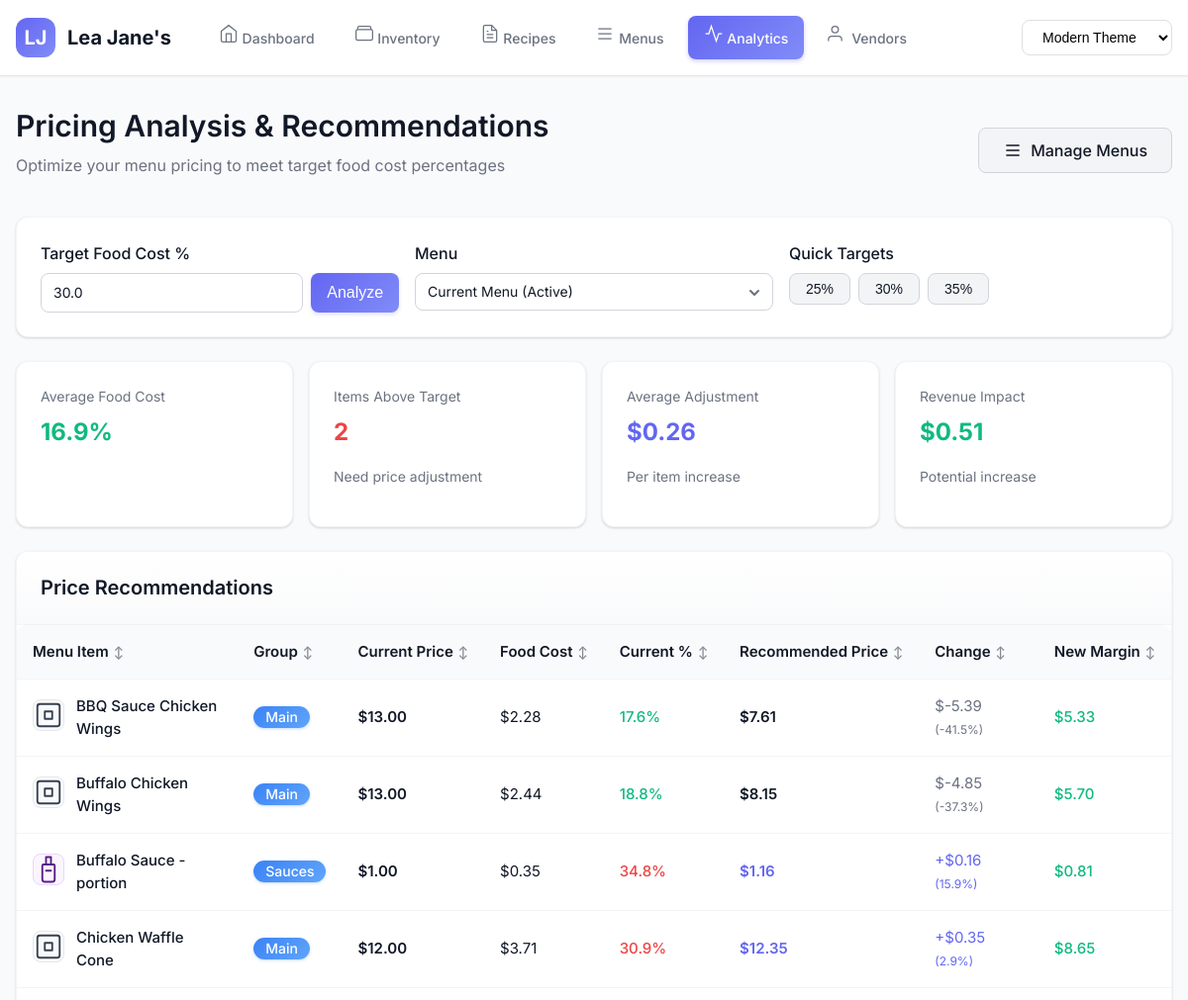
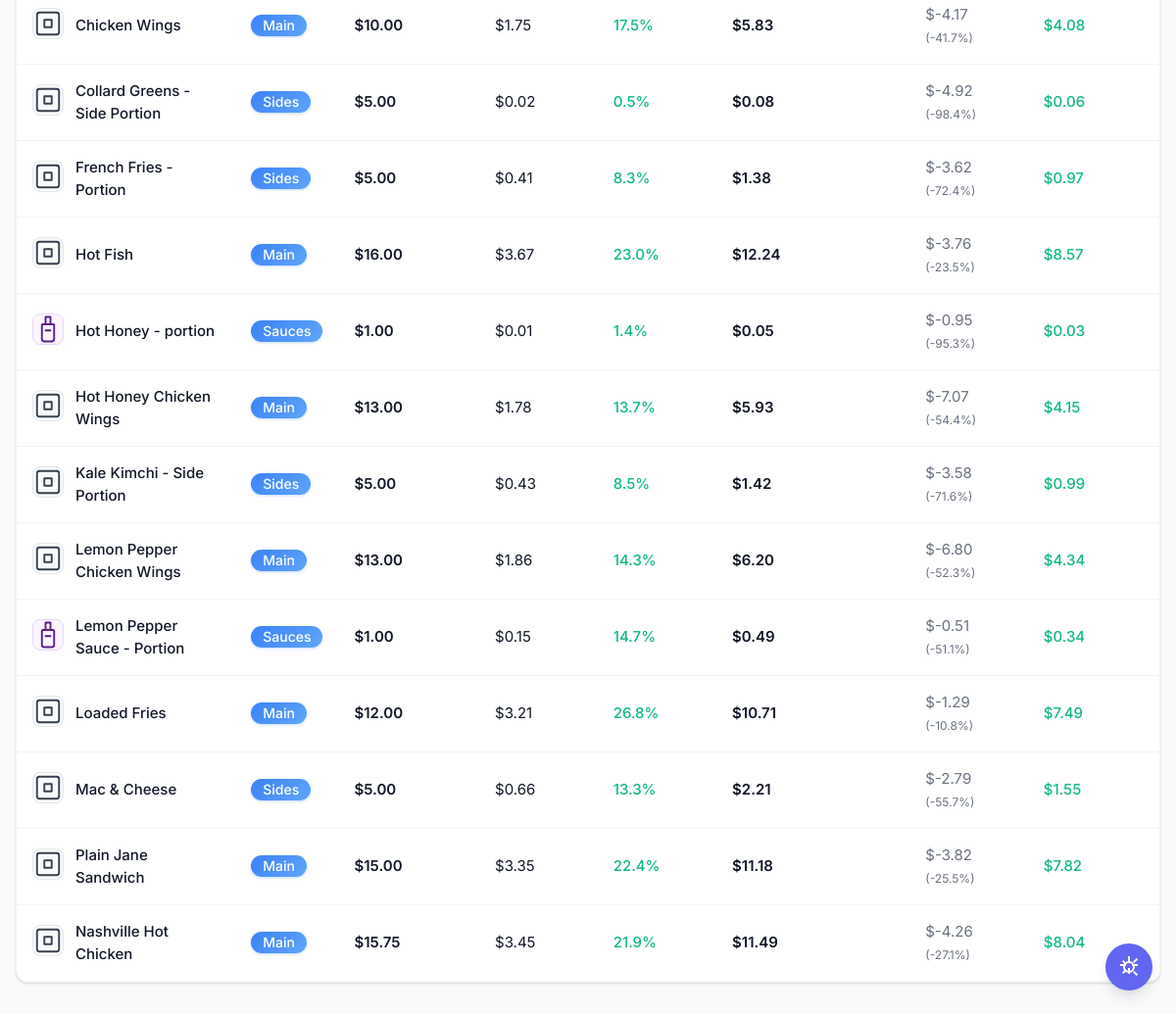
The page /pricing-analysis on the database its author committed (2 pictures, top to bottom).
### tables this page shows
CREATE TABLE "menu_items_actual" (
    menu_item_id INTEGER PRIMARY KEY AUTOINCREMENT,
    item_name TEXT NOT NULL,
    recipe_id INTEGER NOT NULL, -- REMOVED UNIQUE constraint
    
    -- Menu Organization
    menu_category TEXT NOT NULL,
    menu_subcategory TEXT,
    description TEXT,
    
    -- Customer-Facing Information
    allergen_warnings TEXT,
    dietary_tags TEXT,
    
    -- Pricing & Availability
    current_price REAL,
    is_available BOOLEAN DEFAULT TRUE,
    sort_order INTEGER DEFAULT 0,
    
    -- Audit
    created_at TIMESTAMP DEFAULT CURRENT_TIMESTAMP,
    updated_at TIMESTAMP DEFAULT CURRENT_TIMESTAMP,
    migrated_from_old_id INTEGER,
    version_id INTEGER DEFAULT 1,
    
    FOREIGN KEY (recipe_id) REFERENCES recipes_actual(recipe_id) ON DELETE RESTRICT
);

CREATE TABLE "recipes_actual" (
    recipe_id INTEGER PRIMARY KEY AUTOINCREMENT,
    recipe_name TEXT NOT NULL UNIQUE,
    
    -- Toast POS Classification (from XtraChef exports)
    recipe_type TEXT NOT NULL CHECK (recipe_type IN ('Recipe', 'PrepRecipe')),
    recipe_group TEXT NOT NULL, -- Main, Sides, Sauces, Ingredient
    status TEXT DEFAULT 'Draft' CHECK (status IN ('Draft', 'Complete', 'Active', 'Retired')),
    
    -- PDF Recipe Header Information
    serving_size REAL,
    serving_unit TEXT,
    prep_time_minutes INTEGER,
    cook_time_minutes INTEGER,
    station TEXT,
    
    -- Yield Information (for prep recipes only)
    batch_yield REAL, -- 10 lb, 50 portions, 4 gallons
    batch_yield_unit TEXT,
    portions_per_batch INTEGER,
    
    -- Cost Information (calculated, not input)
    food_cost REAL DEFAULT 0,
    labor_cost REAL DEFAULT 0,
    
    -- Menu Pricing (only for final recipes, NULL for prep recipes)
    menu_price REAL,
    target_food_cost_percent REAL DEFAULT 30,
    
    -- Additional Recipe Information
    instructions TEXT,
    notes TEXT,
    allergen_info TEXT,
    shelf_life_hours INTEGER,
    
    -- Audit Trail
    created_at TIMESTAMP DEFAULT CURRENT_TIMESTAMP,
    updated_at TIMESTAMP DEFAULT CURRENT_TIMESTAMP,
    last_cost_calculation TIMESTAMP,
    migrated_from_old_id INTEGER -- tracks original recipe ID
);

### app.py (the view)
@app.route('/pricing-analysis')
def pricing_analysis():
    with get_db() as conn:
        menus = conn.execute('SELECT * FROM menus ORDER BY sort_order').fetchall()
        target_food_cost = request.args.get('target_food_cost', type=float, default=30.0)
        menu_id = request.args.get('menu_id', type=int)
        if not menu_id:
            active_menu = conn.execute('''
                SELECT id FROM menus WHERE status = 'Active'
                ORDER BY CASE WHEN menu_name = 'Current Menu' THEN 0 ELSE 1 END
                LIMIT 1
            ''').fetchone()
            menu_id = active_menu['id'] if active_menu else None
        menu_items = conn.execute('''
            SELECT
                mi.id,
                mi.item_name,
                mi.menu_group,
                COALESCE(ma.price_override, mi.menu_price) as menu_price,
                mi.food_cost,
                r.food_cost as recipe_food_cost,
                ma.category_section as category
            FROM menu_assignments ma
            JOIN menu_items mi ON ma.menu_item_id = mi.id
            LEFT JOIN recipes r ON mi.recipe_id = r.id
            WHERE ma.menu_id = ? AND ma.is_active = 1
                AND COALESCE(ma.price_override, mi.menu_price) > 0
            ORDER BY ma.category_section, ma.sort_order, mi.item_name
        ''', (menu_id,)).fetchall()
        analysis_data = []
        total_items = 0
        items_above_target = 0
        items_below_target = 0
        total_price = 0
        total_food_cost_percent = 0
        items_needing_adjustment = 0
        total_price_increase = 0
        for item in menu_items:
            food_cost = item['food_cost'] or item['recipe_food_cost'] or 0
            menu_price = item['menu_price'] or 0
            if menu_price > 0:
                current_fc_percent = (food_cost / menu_price * 100) if menu_price > 0 else 0
                recommended_price = food_cost / (target_food_cost / 100) if target_food_cost > 0 else menu_price
                price_change = recommended_price - menu_price
                price_change_percent = (price_change / menu_price * 100) if menu_price > 0 else 0
                new_margin = recommended_price - food_cost
                needs_adjustment = current_fc_percent > target_food_cost
                analysis_data.append({
                    'id': item['id'],
                    'item_name': item['item_name'],
                    'menu_group': item['menu_group'],
                    'menu_price': menu_price,
                    'food_cost': food_cost,
                    'food_cost_percent': current_fc_percent,
                    'recommended_price': recommended_price,
                    'price_change': price_change,
                    'price_change_percent': price_change_percent,
                    'new_margin': new_margin,
                    'needs_adjustment': needs_adjustment
                })
                total_items += 1
                total_price += menu_price
                total_food_cost_percent += current_fc_percent
                if current_fc_percent > target_food_cost:
                    items_above_target += 1
                    items_needing_adjustment += 1
                    total_price_increase += price_change
                elif current_fc_percent < target_food_cost:
                    items_below_target += 1
        summary = None
        if total_items > 0:
            summary = {
                'avg_food_cost_percent': total_food_cost_percent / total_items,
                'items_above_target': items_above_target,
                'items_below_target': items_below_target,
                'items_needing_adjustment': items_needing_adjustment,
                'avg_menu_price': total_price / total_items,
                'avg_price_increase': total_price_increase / items_needing_adjustment if items_needing_adjustment > 0 else 0,
                'total_revenue_impact': total_price_increase
            }
        theme = get_theme()
        return render_template(f'pricing_analysis_{theme}.html',
                             menus=menus,
                             current_menu_id=menu_id,
                             target_food_cost=target_food_cost,
                             analysis_data=analysis_data,
                             summary=summary)

### templates/pricing_analysis_modern.html (shortened to what this page needs)
{% extends "base_modern.html" %}
{% block content %}
<div class="animate-fade-in">
    <div class="flex flex-col gap-4 mb-6">
        <div class="flex items-center justify-between">
            <div>
                <h1 class="text-3xl font-semibold mb-2">Pricing Analysis & Recommendations</h1>
                <p class="text-secondary">Optimize your menu pricing to meet target food cost percentages</p>
            </div>
            <a href="/menus_mgmt" class="btn btn-secondary">
                <svg width="20" height="20" viewBox="0 0 24 24" fill="none" stroke="currentColor" stroke-width="2">
                    <path d="M4 6h16M4 12h16M4 18h16"/>
                </svg>
                Manage Menus
            </a>
        </div>
    </div>
    <div class="card mb-6">
        <div class="card-body">
            <form method="GET" action="/pricing-analysis" class="grid grid-cols-1 grid-cols-3 gap-4">
                <div class="form-group m-0">
                    <label class="form-label">Target Food Cost %</label>
                    <div class="flex gap-2">
                        <input type="number"
                               name="target_food_cost"
                               class="form-control"
                               value="{{ target_food_cost }}"
                               min="10" max="50" step="0.5">
                        <button type="submit" class="btn btn-primary">Analyze</button>
                    </div>
                </div>
                <div class="form-group m-0">
                    <label class="form-label">Menu</label>
                    <select name="menu_id" class="form-control" onchange="this.form.submit()">
                        {% for menu in menus %}
                        <option value="{{ menu.id }}" {% if menu.id == current_menu_id %}selected{% endif %}>
                            {{ menu.menu_name }} {% if menu.status == 'Active' %}(Active){% endif %}
                        </option>
                        {% endfor %}
                    </select>
                </div>
                <div class="form-group m-0">
                    <label class="form-label">Quick Targets</label>
                    <div class="flex gap-2">
                        <button type="button" class="btn btn-sm btn-secondary" onclick="setTarget(25)">25%</button>
                        <button type="button" class="btn btn-sm btn-secondary" onclick="setTarget(30)">30%</button>
                        <button type="button" class="btn btn-sm btn-secondary" onclick="setTarget(35)">35%</button>
                    </div>
                </div>
            </form>
        </div>
    </div>
    {% if summary %}
    <div class="grid grid-cols-1 grid-cols-2 grid-cols-4 gap-4 mb-6">
        <div class="card">
            <div class="card-body">
                <p class="text-sm text-secondary mb-2">Average Food Cost</p>
                <p class="text-2xl font-bold {% if summary.avg_food_cost_percent > target_food_cost %}text-danger{% else %}text-success{% endif %}">
                    {{ "%.1f"|format(summary.avg_food_cost_percent) }}%
                </p>
            </div>
        </div>
        <div class="card">
            <div class="card-body">
                <p class="text-sm text-secondary mb-2">Items Above Target</p>
                <p class="text-2xl font-bold text-danger">{{ summary.items_above_target }}</p>
                <p class="text-sm text-secondary mt-1">Need price adjustment</p>
            </div>
        </div>
        <div class="card">
            <div class="card-body">
                <p class="text-sm text-secondary mb-2">Average Adjustment</p>
                <p class="text-2xl font-bold text-primary">${{ "%.2f"|format(summary.avg_price_increase) }}</p>
                <p class="text-sm text-secondary mt-1">Per item increase</p>
            </div>
        </div>
        <div class="card">
            <div class="card-body">
                <p class="text-sm text-secondary mb-2">Revenue Impact</p>
                <p class="text-2xl font-bold text-success">${{ "%.2f"|format(summary.total_revenue_impact) }}</p>
                <p class="text-sm text-secondary mt-1">Potential increase</p>
            </div>
        </div>
    </div>
    {% endif %}
    <div class="card">
        <div class="card-header">
            <h2 class="text-xl font-semibold">Price Recommendations</h2>
        </div>
        <div class="card-body p-0">
            <div class="table-container">
                <table class="table pricing-table" id="analysisTable">
                    <thead>
                        <tr>
                            <th>Menu Item</th>
                            <th>Group</th>
                            <th>Current Price</th>
                            <th>Food Cost</th>
                            <th>Current %</th>
                            <th>Recommended Price</th>
                            <th>Change</th>
                            <th>New Margin</th>
                        </tr>
                    </thead>
                    <tbody>
                        {% for item in analysis_data %}
                        <tr class="{% if item.needs_adjustment %}highlight-row{% endif %}">
                            <td>
                                <div class="flex items-center gap-3">
                                    <div class="icon-container"></div>
                                    <span class="font-medium">{{ item.item_name }}</span>
                                </div>
                            </td>
                            <td>
                                <span class="badge badge-info">{{ item.menu_group or '-' }}</span>
                            </td>
                            <td class="font-semibold">${{ "%.2f"|format(item.menu_price) }}</td>
                            <td class="food-cost-cell">${{ "%.2f"|format(item.food_cost) }}</td>
                            <td class="food-cost-cell">
                                <span class="font-medium {% if item.food_cost_percent > target_food_cost %}text-danger{% else %}text-success{% endif %}">
                                    {{ "%.1f"|format(item.food_cost_percent) }}%
                                </span>
                            </td>
                            <td class="font-semibold {% if item.price_change > 0 %}text-primary{% endif %}">
                                ${{ "%.2f"|format(item.recommended_price) }}
                            </td>
                            <td>
                                {% if item.price_change != 0 %}
                                    <span class="{% if item.price_change > 0 %}text-primary{% else %}text-secondary{% endif %}">
                                        {% if item.price_change > 0 %}+{% endif %}${{ "%.2f"|format(item.price_change) }}
                                        <span class="text-xs">({{ "%.1f"|format(item.price_change_percent) }}%)</span>
                                    </span>
                                {% else %}
                                    <span class="text-secondary">-</span>
                                {% endif %}
                            </td>
                            <td class="margin-cell">
                                <span class="font-medium text-success">${{ "%.2f"|format(item.new_margin) }}</span>
                            </td>
                        </tr>
                        {% endfor %}
                    </tbody>
                </table>
            </div>
        </div>
    </div>
</div>
{% endblock %}

### rows shown on the page
menu_items_actual: item_name "BBQ Sauce Chicken Wings", menu_category "Main", menu_price "13.00", food_cost_percent "17.6", recommended_price "7.61", price_change "-5.39", price_change_percent "-41.5", new_margin "5.33"
recipes_actual: food_cost "2.28"
menu_items_actual: item_name "Buffalo Chicken Wings", menu_category "Main", menu_price "13.00", food_cost_percent "18.8", recommended_price "8.15", price_change "-4.85", price_change_percent "-37.3", new_margin "5.70"
recipes_actual: food_cost "2.44"
menu_items_actual: item_name "Buffalo Sauce - portion", menu_category "Sauces", menu_price "1.00", food_cost_percent "34.8", recommended_price "1.16", price_change "0.16", price_change_percent "15.9", new_margin "0.81"
recipes_actual: food_cost "0.35"
menu_items_actual: item_name "Chicken Waffle Cone", menu_category "Main", menu_price "12.00", food_cost_percent "30.9", recommended_price "12.35", price_change "0.35", price_change_percent "2.9", new_margin "8.65"
recipes_actual: food_cost "3.71"
menu_items_actual: item_name "Chicken Wings", menu_category "Main", menu_price "10.00", food_cost_percent "17.5", recommended_price "5.83", price_change "-4.17", price_change_percent "-41.7", new_margin "4.08"
recipes_actual: food_cost "1.75"
menu_items_actual: item_name "Collard Greens - Side Portion", menu_category "Sides", menu_price "5.00", food_cost_percent "0.5", recommended_price "0.08", price_change "-4.92", price_change_percent "-98.4", new_margin "0.06"
recipes_actual: food_cost "0.02"
menu_items_actual: item_name "French Fries - Portion", menu_category "Sides", menu_price "5.00", food_cost_percent "8.3", recommended_price "1.38", price_change "-3.62", price_change_percent "-72.4", new_margin "0.97"
recipes_actual: food_cost "0.41"
menu_items_actual: item_name "Hot Fish", menu_category "Main", menu_price "16.00", food_cost_percent "23.0", recommended_price "12.24", price_change "-3.76", price_change_percent "-23.5", new_margin "8.57"
recipes_actual: food_cost "3.67"
menu_items_actual: item_name "Hot Honey - portion", menu_category "Sauces", menu_price "1.00", food_cost_percent "1.4", recommended_price "0.05", price_change "-0.95", price_change_percent "-95.3", new_margin "0.03"
recipes_actual: food_cost "0.01"
menu_items_actual: item_name "Hot Honey Chicken Wings", menu_category "Main", menu_price "13.00", food_cost_percent "13.7", recommended_price "5.93", price_change "-7.07", price_change_percent "-54.4", new_margin "4.15"
recipes_actual: food_cost "1.78"
menu_items_actual: item_name "Kale Kimchi - Side Portion", menu_category "Sides", menu_price "5.00", food_cost "0.43", food_cost_percent "8.5", recommended_price "1.42", price_change "-3.58", price_change_percent "-71.6", new_margin "0.99"
menu_items_actual: item_name "Lemon Pepper Chicken Wings", menu_category "Main", menu_price "13.00", food_cost_percent "14.3", recommended_price "6.20", price_change "-6.80", price_change_percent "-52.3", new_margin "4.34"
recipes_actual: food_cost "1.86"
menu_items_actual: item_name "Lemon Pepper Sauce - Portion", menu_category "Sauces", menu_price "1.00", food_cost_percent "14.7", recommended_price "0.49", price_change "-0.51", price_change_percent "-51.1", new_margin "0.34"
recipes_actual: food_cost "0.15"
menu_items_actual: item_name "Loaded Fries", menu_category "Main", menu_price "12.00", food_cost_percent "26.8", recommended_price "10.71", price_change "-1.29", price_change_percent "-10.8", new_margin "7.49"
recipes_actual: food_cost "3.21"
menu_items_actual: item_name "Mac & Cheese", menu_category "Sides", menu_price "5.00", food_cost_percent "13.3", recommended_price "2.21", price_change "-2.79", price_change_percent "-55.7", new_margin "1.55"
recipes_actual: food_cost "0.66"
menu_items_actual: item_name "Plain Jane Sandwich", menu_category "Main", menu_price "15.00", food_cost_percent "22.4", recommended_price "11.18", price_change "-3.82", price_change_percent "-25.5", new_margin "7.82"
recipes_actual: food_cost "3.35"
menu_items_actual: item_name "Nashville Hot Chicken", menu_category "Main", menu_price "15.75", food_cost_percent "21.9", recommended_price "11.49", price_change "-4.26", price_change_percent "-27.1", new_margin "8.04"
recipes_actual: food_cost "3.45"

### other values the page prints
{{ "%.1f"|format(summary.avg_food_cost_percent) }} "16.9"
{{ summary.items_above_target }} "2"
{{ "%.2f"|format(summary.avg_price_increase) }} "0.26"
{{ "%.2f"|format(summary.total_revenue_impact) }} "0.51"
form field menu_id "Current Menu (Active)"
